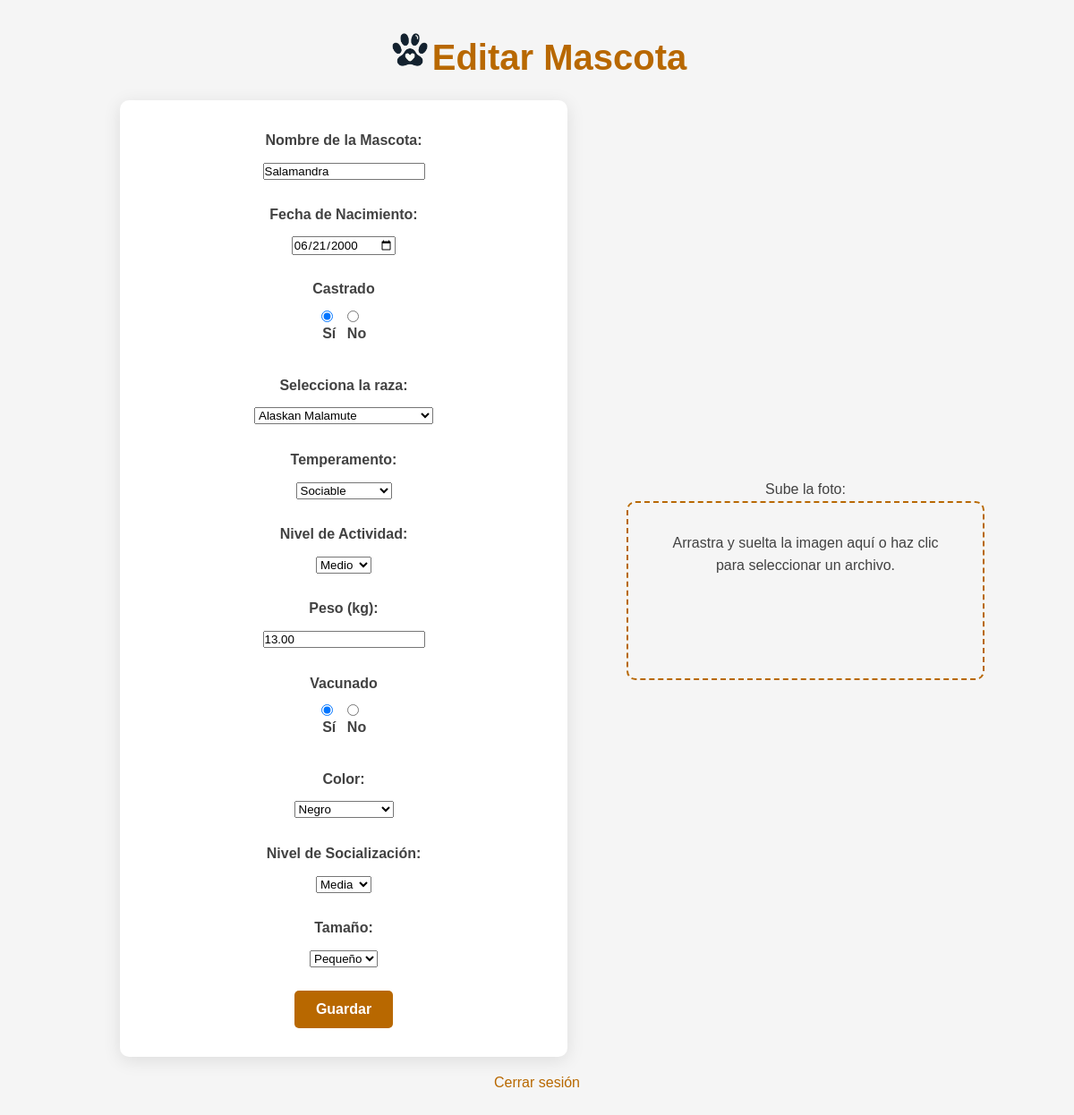
The app's page /usuarios/editar_mascota/1/ (signed in) with its own data.
### mascotas/models.py (models this page shows, shortened)
class Mascota(models.Model):
    id = models.AutoField(primary_key=True)
    nombre = models.CharField(max_length=100)
    fecha_nacimiento = models.DateField(blank=True, null=True)
    foto = models.ImageField(upload_to='mascotas/', blank=True, null=True)
    dueño = models.ForeignKey('usuarios.UserProfile', on_delete=models.CASCADE, related_name="mascotas_datos")
    raza = models.CharField(
        max_length=50,
        choices=load_razas_opciones(),
        blank=False,
        null=False,
    )
    tamaño = models.CharField(
        max_length=50,
        choices=[('Pequeño', 'Pequeño'), ('Mediano', 'Mediano'), ('Grande', 'Grande')],
        blank=True,
        null=True
    )
    color = models.CharField(
        max_length=50,
        choices=[
            ('Negro', 'Negro'), ('Blanco', 'Blanco'), ('Gris', 'Gris'), ('Marrón', 'Marrón'),
            ('Amarillo', 'Amarillo'), ('Naranja', 'Naranja'), ('Beige', 'Beige'), ('Rojo', 'Rojo'),
            ('Azul', 'Azul'), ('Verde', 'Verde'), ('Pardo', 'Pardo'), ('Dorado', 'Dorado'),
            ('Plata', 'Plata'), ('Morado', 'Morado'), ('Rosado', 'Rosado'), ('Café', 'Café'),
            ('Celeste', 'Celeste'), ('Blanco y negro', 'Blanco y negro'), ('Tricolor', 'Tricolor'),
            ('Atigrado', 'Atigrado')
        ],
        blank=True,
        null=True
    )
    temperamento = models.CharField(
        max_length=50,
        choices=[
            ('Activo', 'Activo'), ('Juguetón', 'Juguetón'), ('Tranquilo', 'Tranquilo'), ('Independiente', 'Independiente'),
            ('Sociable', 'Sociable'), ('Cariñoso', 'Cariñoso'), ('Protector', 'Protector'), ('Cauteloso', 'Cauteloso'),
            ('Tímido', 'Tímido'), ('Agresivo', 'Agresivo'), ('Dominante', 'Dominante'), ('Curioso', 'Curioso'),
            ('Desobediente', 'Desobediente'), ('Obediente', 'Obediente'), ('Amigable', 'Amigable')
        ],
        blank=True,
        null=True
    )
    nivel_actividad = models.CharField(
        max_length=50,
        choices=[('Bajo', 'Bajo'), ('Medio', 'Medio'), ('Alto', 'Alto')],
        blank=True,
        null=True
    )
    peso = models.DecimalField(max_digits=5, decimal_places=2, blank=True, null=True)
    nivel_socializacion = models.CharField(
        max_length=50,
        choices=[('Alta', 'Alta'), ('Media', 'Media'), ('Baja', 'Baja')],
        blank=True,
        null=True
    )
    vacunado = models.BooleanField(default=False)
    castrado = models.BooleanField(default=False)  # Este campo indica si la mascota está castrada

### usuarios/views.py (the view)
# urls.py: path('editar_mascota/<int:mascota_id>/', views.editar_mascota, name='editar_mascota'),
@login_required
def editar_mascota(request, mascota_id):
    mascota = get_object_or_404(Mascota, id=mascota_id, dueño=request.user.userprofile)  # Filtrar por usuario
    if request.method == 'POST':
        mascota_form = MascotaForm(request.POST, request.FILES, instance=mascota)
        if mascota_form.is_valid():
            mascota_form.save()
            messages.success(request, 'Mascota actualizada correctamente.')
            return redirect('perfil')  # Redirigir al perfil después de guardar
    else:
        mascota_form = MascotaForm(instance=mascota)
    return render(request, 'editar_mascota.html', {'mascota_form': mascota_form})

### usuarios/templates/editar_mascota.html (shortened to what this page needs)
{% load static %}
<!DOCTYPE html>
<html lang="es">
<head>
    <link rel="stylesheet" type="text/css" href="{% static 'registro/crear_mascota.css' %}">
    <link rel="stylesheet" href="https://cdnjs.cloudflare.com/ajax/libs/sweetalert/1.1.3/sweetalert.min.css">
</head>
<body>
    <div class="header">
        <img src="{% static 'Pawmeet.png' %}" alt="Logo" class="logo">
        <h1>Editar Mascota</h1>
    </div>
    <div class="formulario-y-dropzone-contenedor">
        <form method="POST" enctype="multipart/form-data">
            <div class="form-container">
                <div class="form-field">
                    {{ mascota_form.nombre.label_tag }}
                    {{ mascota_form.nombre }}
                </div>
                <div class="form-field">
                    {{ mascota_form.fecha_nacimiento.label_tag }}
                    {{ mascota_form.fecha_nacimiento }}
                </div>
                <div class="form-field">
                    <label for="id_castrado">Castrado</label>
                    <div class="radio-inline">
                        {{ mascota_form.castrado }}
                    </div>
                </div>
                <div class="form-field">
                    <label for="id_raza">Selecciona la raza:</label>
                    {{ mascota_form.raza }}
                </div>
                <div class="form-field">
                    {{ mascota_form.temperamento.label_tag }}
                    {{ mascota_form.temperamento }}
                </div>
                <div class="form-field">
                    {{ mascota_form.nivel_actividad.label_tag }}
                    {{ mascota_form.nivel_actividad }}
                </div>
                <div class="form-field">
                    {{ mascota_form.peso.label_tag }}
                    {{ mascota_form.peso }}
                </div>
                <div class="form-field">
                    <label for="id_vacunado">Vacunado</label>
                    <div class="radio-inline">
                        {{ mascota_form.vacunado }}
                    </div>
                </div>
                <div class="form-field">
                    {{ mascota_form.color.label_tag }}
                    {{ mascota_form.color }}
                </div>
                <div class="form-field">
                    {{ mascota_form.nivel_socializacion.label_tag }}
                    {{ mascota_form.nivel_socializacion }}
                </div>
                <div class="form-field">
                    {{ mascota_form.tamaño.label_tag }}
                    {{ mascota_form.tamaño }}
                </div>
            </div>
            <button type="submit">Guardar</button>
        </form>
        <div class="dropzone-contenedor">
            <label for="id_foto">Sube la foto:</label>
            <div class="dropzone" id="dropzone" style="width: 100%; height: 200px; position: relative; text-align: center;">
                <div>Arrastra y suelta la imagen aquí o haz clic para seleccionar un archivo.</div>
            </div>
        </div>
    </div>
    <footer>
        <a href="{% url 'logout' %}">Cerrar sesión</a>
    </footer>
</body>
</html>

### usuarios/static/registro/crear_mascota.css (style rules this page uses)
:root { --primary-color: #b86800; --secondary-color: #e38000; --text-color: #424242; --light-gray: #f5f5f5; --white: #ffffff; }
* { margin: 0; padding: 0; box-sizing: border-box; font-family: Arial, sans-serif; }
body { line-height: 1.6; color: var(--text-color); background-color: var(--light-gray); padding: 2rem; text-align: center; }
.header { display: flex; align-items: center; justify-content: center; margin-bottom: 0.5rem; }
.header h1 { font-size: 2.5rem; color: var(--primary-color); margin-bottom: 0.5rem; }
.logo { width: 50px; height: auto; margin-right: 0px; margin-top: -25px; }
h1 { font-size: 2.5rem; color: var(--primary-color); margin-bottom: 1.5rem; }
form { background: var(--white); padding: 2rem; border-radius: 10px; box-shadow: 0 4px 20px rgba(0, 0, 0, 0.1); width: 50%; max-width: 600px; margin: 0 auto; }
form .form-field { margin-bottom: 1.5rem; }
form .form-field label { display: block; font-weight: 600; margin-bottom: 0.5rem; }
.dropzone { width: 100%; height: 200px; padding: 2rem; border: 2px dashed var(--primary-color); border-radius: 10px; background-color: var(--light-gray); text-align: center; color: var(--text-color); cursor: pointer; transition: background-color 0.3s ease, border-color 0.3s ease; }
.radio-inline { display: flex; justify-content: center; gap: 0.7rem; margin-top: 0.1rem; }
.radio-inline input[type="radio"] { margin-right: 0.3rem; }
button[type="submit"] { background: var(--primary-color); color: var(--white); border: none; padding: 0.75rem 1.5rem; border-radius: 5px; font-size: 1rem; font-weight: 600; cursor: pointer; transition: background 0.3s ease, transform 0.3s ease; }
a { display: block; margin-top: 1rem; color: var(--primary-color); text-decoration: none; }
.formulario-y-dropzone-contenedor { display: flex; justify-content: center; align-items: center; gap: 2rem; margin: 0 auto; max-width: 1000px; }
.dropzone-contenedor { width: 40%; }

### records on screen
Mascota: nombre "Salamandra", fecha_nacimiento "06/21/2000", castrado "☑ Sí ☐ No", raza "Alaskan Malamute", temperamento "Sociable", nivel_actividad "Medio", peso "13.00", vacunado "☑ Sí ☐ No", color "Negro", nivel_socializacion "Media", tamaño "Pequeño"

### other values on screen
{{ mascota_form.nombre.label_tag }} "Nombre de la Mascota:"
{{ mascota_form.fecha_nacimiento.label_tag }} "Fecha de Nacimiento:"
{{ mascota_form.temperamento.label_tag }} "Temperamento:"
{{ mascota_form.nivel_actividad.label_tag }} "Nivel de Actividad:"
{{ mascota_form.peso.label_tag }} "Peso (kg):"
{{ mascota_form.color.label_tag }} "Color:"
{{ mascota_form.nivel_socializacion.label_tag }} "Nivel de Socialización:"
{{ mascota_form.tamaño.label_tag }} "Tamaño:"
